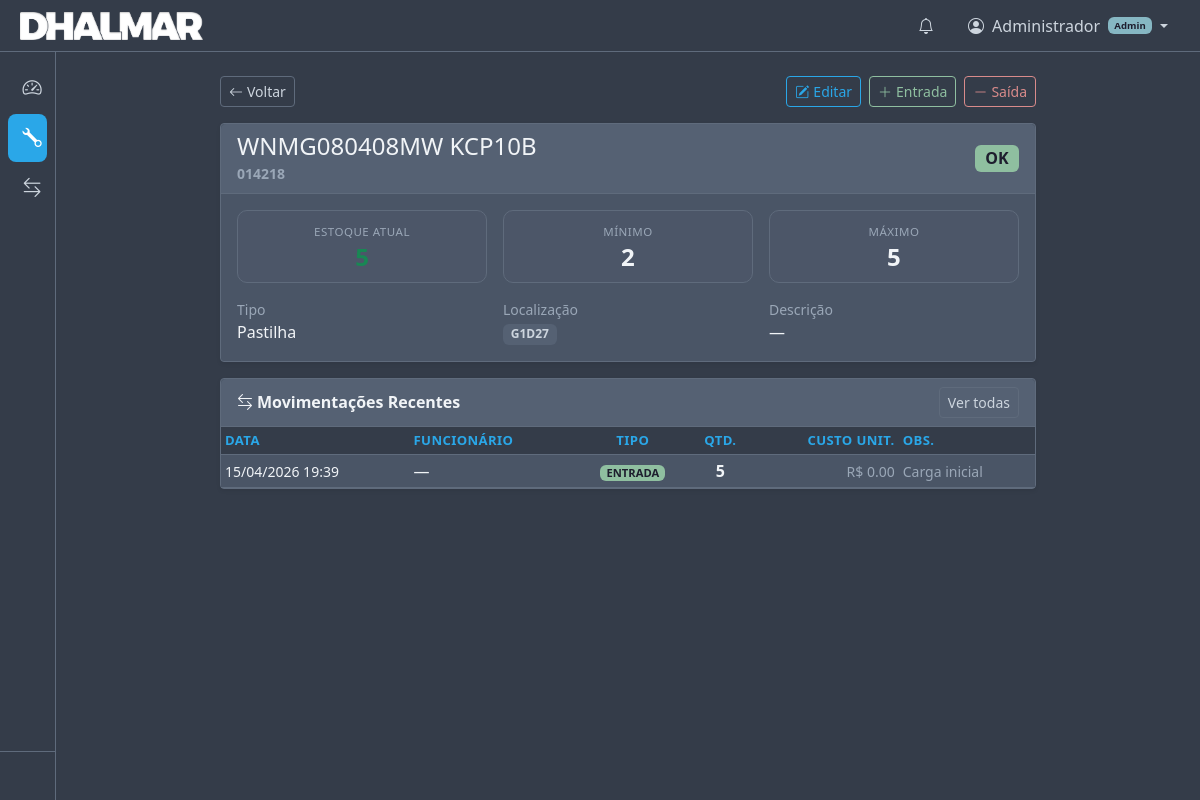
/tools/40 (signed in), run on an earlier commit of the app's database.
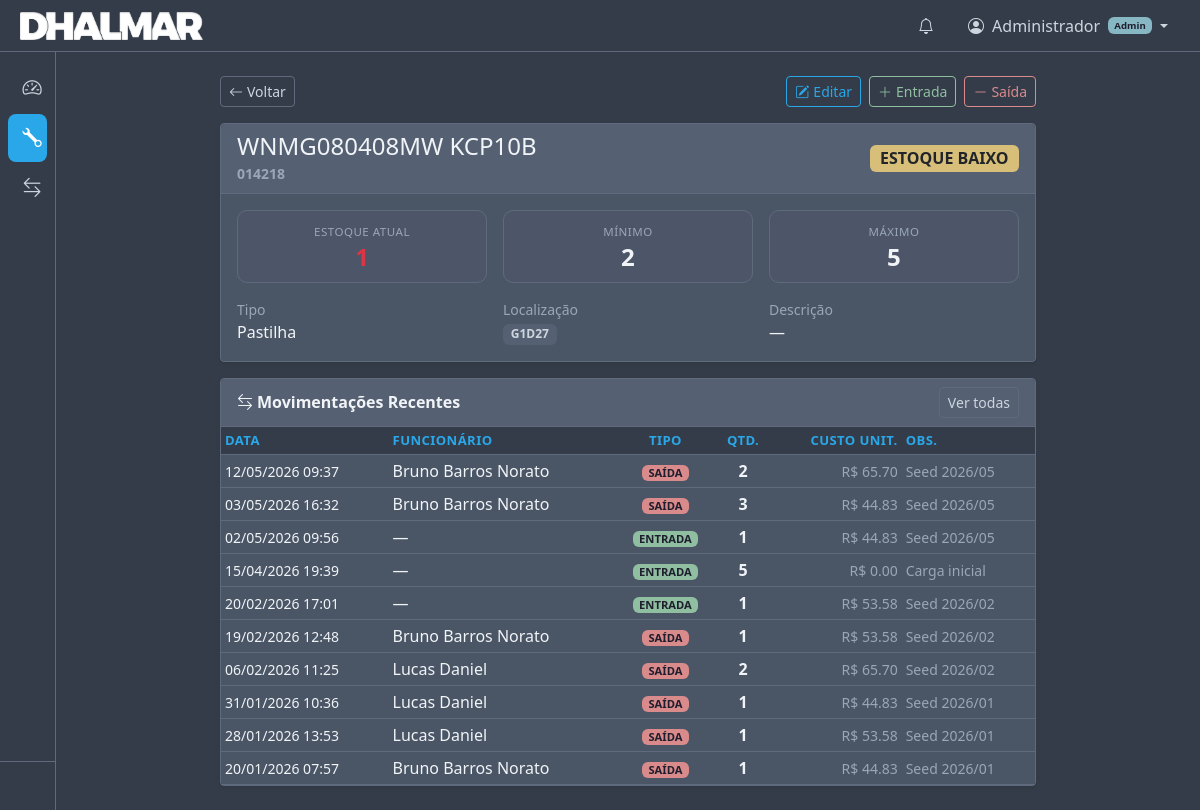
And on a later commit of the database.
### app/models.py (models this page shows, shortened)
class User(Base):
    __tablename__ = "users"
    id = Column(Integer, primary_key=True, index=True)
    username = Column(String(100), nullable=False, unique=True)
    full_name = Column(String(200), nullable=False, default="")
    password_hash = Column(String(255), nullable=False)
    role = Column(String(10), nullable=False, default="USER")  # ADMIN or USER
    active = Column(Integer, default=1)  # 1=active, 0=disabled
    created_at = Column(DateTime, default=datetime.utcnow)

class Tool(Base):
    __tablename__ = "tools"
    id = Column(Integer, primary_key=True, index=True)
    name = Column(String(200), nullable=False)
    origin_id = Column(String(100), default="")  # ID de origem (preenchido manualmente)
    tool_type_id = Column(Integer, ForeignKey("tool_types.id"), nullable=False)
    description = Column(Text, default="")
    location = Column(String(10), default="")  # G<n>D<n> e.g. G1D27
    min_stock = Column(Integer, default=0)
    max_stock = Column(Integer, default=0)
    current_stock = Column(Integer, default=0)
    unit_cost = Column(Float, default=0.0)           # Cost per unit (R$)
    is_critical = Column(Integer, default=0)          # 1 = critical for production
    avg_lifespan_hours = Column(Float, default=0.0)   # Average life in hours before replacement
    tool_type = relationship("ToolType", back_populates="tools")
    parameters = relationship("ToolParameter", back_populates="tool", cascade="all, delete-orphan")
    movements = relationship("Movement", back_populates="tool")

class ToolType(Base):
    __tablename__ = "tool_types"
    id = Column(Integer, primary_key=True, index=True)
    name = Column(String(100), nullable=False, unique=True)
    tools = relationship("Tool", back_populates="tool_type")

class Movement(Base):
    __tablename__ = "movements"
    id = Column(Integer, primary_key=True, index=True)
    tool_id = Column(Integer, ForeignKey("tools.id"), nullable=False)
    employee_id = Column(Integer, ForeignKey("employees.id"), nullable=True)
    machine_id = Column(Integer, ForeignKey("machines.id"), nullable=True)
    movement_type = Column(String(3), nullable=False)   # "IN" or "OUT"
    category = Column(String(20), nullable=False, default="EMPRESTIMO")  # EMPRESTIMO or REPOSICAO
    quantity = Column(Integer, nullable=False)
    timestamp = Column(DateTime, default=datetime.utcnow)
    return_timestamp = Column(DateTime, nullable=True)
    loan_status = Column(String(20), nullable=True)  # PENDENTE or ENTREGUE
    notes = Column(Text, default="")
    unit_cost = Column(Float, default=0.0)  # Cost per unit at time of movement (R$)
    tool = relationship("Tool", back_populates="movements")
    employee = relationship("Employee", back_populates="movements")
    machine = relationship("Machine", back_populates="movements")

class Employee(Base):
    __tablename__ = "employees"
    id = Column(Integer, primary_key=True, index=True)
    name = Column(String(200), nullable=False)
    department = Column(String(200), default="")
    movements = relationship("Movement", back_populates="employee")

### app/routers/tools.py (the view)
@router.get("/{tool_id}")
def tool_detail(
    tool_id: int,
    request: Request,
    ref: str = Query("", alias="ref"),
    ref_col: str = Query("", alias="ref_col"),
    db: Session = Depends(get_db),
):
    tool = db.query(Tool).filter(Tool.id == tool_id).first()
    if not tool:
        return RedirectResponse(url="/tools", status_code=303)
    tool_types = db.query(ToolType).order_by(ToolType.name).all()
    employees = db.query(Employee).order_by(Employee.name).all()
    machines = db.query(Machine).order_by(Machine.name).all()
    return request.app.state.templates.TemplateResponse(
        request=request,
        name="tools/detail.html",
        context={
            "tool": tool,
            "tool_types": tool_types,
            "employees": employees,
            "machines": machines,
            "ref": ref,
            "ref_col": ref_col,
        },
    )

### app/templates/tools/detail.html (shortened to what this page needs)
{% extends "base.html" %}
{% set active_page = "tools" %}
{% block content %}
<div class="row justify-content-center">
    <div class="col-lg-9">
        <div class="d-flex justify-content-between align-items-center mb-3 flex-wrap gap-2">
            <a href="/tools{% if ref %}?search={{ ref|urlencode }}{% if ref_col and ref_col != 'all' %}&search_col={{ ref_col|urlencode }}{% endif %}{% endif %}" class="btn btn-outline-secondary btn-sm">
                <i class="bi bi-arrow-left me-1"></i>Voltar
            </a>
            <div class="d-flex gap-2">
                <button class="btn btn-sm btn-outline-primary"
                        data-bs-toggle="modal" data-bs-target="#editToolModal">
                    <i class="bi bi-pencil-square me-1"></i>Editar
                </button>
                <button class="btn btn-sm btn-outline-success"
                        data-bs-toggle="modal" data-bs-target="#movementModalDetail"
                        onclick="prepareMovementDetail('IN')">
                    <i class="bi bi-plus-lg me-1"></i>Entrada
                </button>
                <button class="btn btn-sm btn-outline-danger"
                        data-bs-toggle="modal" data-bs-target="#movementModalDetail"
                        onclick="prepareMovementDetail('OUT')">
                    <i class="bi bi-dash-lg me-1"></i>Saída
                </button>
            </div>
        </div>
        <div class="card shadow-sm mb-3">
            <div class="card-header d-flex justify-content-between align-items-center">
                <div>
                    <h4 class="mb-0">{{ tool.name }}</h4>
                    {% if tool.origin_id %}
                    <small class="text-muted">{{ tool.origin_id }}</small>
                    {% endif %}
                </div>
                {% if tool.status == "CRITICAL" %}
                    <span class="badge bg-danger fs-6">CRÍTICO</span>
                {% elif tool.status == "LOW STOCK" %}
                    <span class="badge bg-warning text-dark fs-6">ESTOQUE BAIXO</span>
                {% else %}
                    <span class="badge bg-success fs-6">OK</span>
                {% endif %}
            </div>
            <div class="card-body">
                <div class="row g-3 mb-3">
                    <div class="col-sm-4 col-6">
                        <div class="detail-stat">
                            <span class="detail-stat-label">Estoque Atual</span>
                            <span class="detail-stat-value {% if tool.current_stock < tool.min_stock %}text-danger{% elif tool.current_stock <= tool.min_stock * 1.2 %}text-warning{% else %}text-success{% endif %}">
                                {{ tool.current_stock }}
                            </span>
                        </div>
                    </div>
                    <div class="col-sm-4 col-6">
                        <div class="detail-stat">
                            <span class="detail-stat-label">Mínimo</span>
                            <span class="detail-stat-value">{{ tool.min_stock }}</span>
                        </div>
                    </div>
                    <div class="col-sm-4 col-6">
                        <div class="detail-stat">
                            <span class="detail-stat-label">Máximo</span>
                            <span class="detail-stat-value">{{ tool.max_stock }}</span>
                        </div>
                    </div>
                </div>
                <div class="row g-3">
                    <div class="col-md-4">
                        <small class="text-muted d-block">Tipo</small>
                        <span>{{ tool.tool_type.name }}</span>
                    </div>
                    <div class="col-md-4">
                        <small class="text-muted d-block">Localização</small>
                        {% if tool.location %}
                            <span class="badge bg-secondary">{{ tool.location }}</span>
                        {% else %}
                            <span class="text-muted">—</span>
                        {% endif %}
                    </div>
                    <div class="col-md-4">
                        <small class="text-muted d-block">Descrição</small>
                        <span>{{ tool.description or "—" }}</span>
                    </div>
                </div>
            </div>
        </div>
        <div class="card shadow-sm">
            <div class="card-header d-flex justify-content-between align-items-center py-2">
                <span><i class="bi bi-arrow-left-right me-1"></i>Movimentações Recentes</span>
                <a href="/movements?tool_id={{ tool.id }}" class="btn btn-sm btn-outline-secondary">
                    Ver todas
                </a>
            </div>
            <div class="card-body p-0">
                <div class="table-responsive">
                    <table class="table table-hover table-sm mb-0">
                        <thead class="table-dark">
                            <tr>
                                <th>Data</th>
                                <th>Funcionário</th>
                                <th class="text-center">Tipo</th>
                                <th class="text-center">Qtd.</th>
                                <th class="text-end">Custo Unit.</th>
                                <th>Obs.</th>
                            </tr>
                        </thead>
                        <tbody>
                        {% for m in tool.movements|sort(attribute='timestamp', reverse=True) %}
                            <tr>
                                <td class="text-nowrap small">{{ m.timestamp.strftime('%d/%m/%Y %H:%M') }}</td>
                                <td>{{ m.employee.name if m.employee else "—" }}</td>
                                <td class="text-center">
                                    {% if m.movement_type == "IN" %}
                                        <span class="badge bg-success badge-sm">ENTRADA</span>
                                    {% else %}
                                        <span class="badge bg-danger badge-sm">SAÍDA</span>
                                    {% endif %}
                                </td>
                                <td class="text-center fw-bold">{{ m.quantity }}</td>
                                <td class="text-end small text-muted">R$ {{ "%.2f"|format(m.unit_cost or 0) }}</td>
                                <td class="small text-muted">{{ m.notes or "—" }}</td>
                            </tr>
                        {% endfor %}
                        </tbody>
                    </table>
                </div>
            </div>
        </div>
    </div>
</div>
{% endblock %}

### app/templates/base.html (shortened to what this page needs)
<!DOCTYPE html>
<html lang="pt-BR" data-bs-theme="dark">
<head>
    <link href="https://cdn.jsdelivr.net/npm/bootstrap@5.3.3/dist/css/bootstrap.min.css"
          rel="stylesheet">
    <link href="https://cdn.jsdelivr.net/npm/bootstrap-icons@1.11.3/font/bootstrap-icons.min.css"
          rel="stylesheet">
    <link href="/static/css/style.css?v=7" rel="stylesheet">
</head>
<body>
<aside id="sidebar" class="sidebar">
    <nav class="sidebar-nav">
        <a href="/" class="sidebar-link {% if active_page == 'dashboard' %}active{% endif %}"
           title="Painel">
            <i class="bi bi-speedometer2"></i>
        </a>
        <a href="/tools" class="sidebar-link {% if active_page == 'tools' %}active{% endif %}"
           title="Ferramentas">
            <i class="bi bi-wrench"></i>
        </a>
        <a href="/movements" class="sidebar-link {% if active_page == 'movements' %}active{% endif %}"
           title="Movimentações">
            <i class="bi bi-arrow-left-right"></i>
        </a>
    </nav>
    <div class="sidebar-footer">
    </div>
</aside>
<header id="topbar" class="topbar">
    <div class="topbar-left">
        <img src="/static/images/DHALMARLOGO.png" alt="Dhalmar" class="topbar-logo">
    </div>
    <div class="topbar-right">
        {% if request.state.current_user %}
        <div class="topbar-icon-wrapper" id="notificationBell" role="button"
             data-bs-toggle="modal" data-bs-target="#notificationModal"
             title="Notificações">
            <i class="bi bi-bell"></i>
        </div>
        <div class="dropdown">
            <a class="topbar-user dropdown-toggle" href="#" id="userDropdown"
               role="button" data-bs-toggle="dropdown" aria-expanded="false">
                <i class="bi bi-person-circle"></i>
                <span class="d-none d-md-inline ms-1">
                    {{ request.state.current_user.full_name or request.state.current_user.username }}
                </span>
                {% if request.state.current_user.role == 'ADMIN' %}
                <span class="badge bg-info ms-1" style="font-size: 0.6rem;">Admin</span>
                {% endif %}
            </a>
        </div>
        {% endif %}
    </div>
</header>
<main id="mainContent" class="main-content">
    {% block content %}{% endblock %}
</main>
</body>
</html>

What changed in the data, as far as the page shows it:
changed Tool "WNMG080408MW KCP10B": current_stock (not shown) → "1"
added Movement: timestamp "12/05/2026 09:37", employee "Bruno Barros Norato", movement_type "SAÍDA", quantity "2", unit_cost "65.70", notes "Seed 2026/05"
added Movement: timestamp "03/05/2026 16:32", employee "Bruno Barros Norato", movement_type "SAÍDA", quantity "3", unit_cost "44.83", notes "Seed 2026/05"
added Movement: timestamp "02/05/2026 09:56", employee "—", movement_type "ENTRADA", quantity "1", unit_cost "44.83", notes "Seed 2026/05"
added Movement: timestamp "20/02/2026 17:01", employee "—", movement_type "ENTRADA", quantity "1", unit_cost "53.58", notes "Seed 2026/02"
added Movement: timestamp "19/02/2026 12:48", employee "Bruno Barros Norato", movement_type "SAÍDA", quantity "1", unit_cost "53.58", notes "Seed 2026/02"
added Movement: timestamp "06/02/2026 11:25", employee "Lucas Daniel", movement_type "SAÍDA", quantity "2", unit_cost "65.70", notes "Seed 2026/02"
added Movement: timestamp "31/01/2026 10:36", employee "Lucas Daniel", movement_type "SAÍDA", quantity "1", unit_cost "44.83", notes "Seed 2026/01"
added Movement: timestamp "28/01/2026 13:53", employee "Lucas Daniel", movement_type "SAÍDA", quantity "1", unit_cost "53.58", notes "Seed 2026/01"
added Movement: timestamp "20/01/2026 07:57", employee "Bruno Barros Norato", movement_type "SAÍDA", quantity "1", unit_cost "44.83", notes "Seed 2026/01"
Also different on the page:
text no longer shown: "OK"
text now shown: "ESTOQUE BAIXO"
